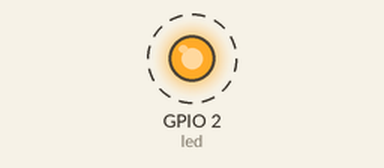
This program was run on a simulated ESP32 board running MicroPython. On the bench: output pins drawn as LEDs (lit = HIGH). Dashed ring = blinking.

Above: at 0.5 s.
Timing chart, 0 to 4.6 s (numbered marks = the images above):
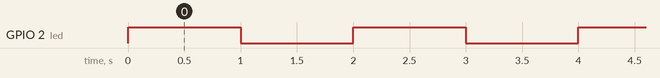

Measured:
- by itself, GPIO 2 (led): alternates HIGH for 1.0 s and LOW for 1.0 s

The program:

main.py
```python
import machine
import time
led = machine.Pin(2, machine.Pin.OUT)
while True:
	led.value(1)
	time.sleep(1)
	led.value(0)
	time.sleep(1)
```
